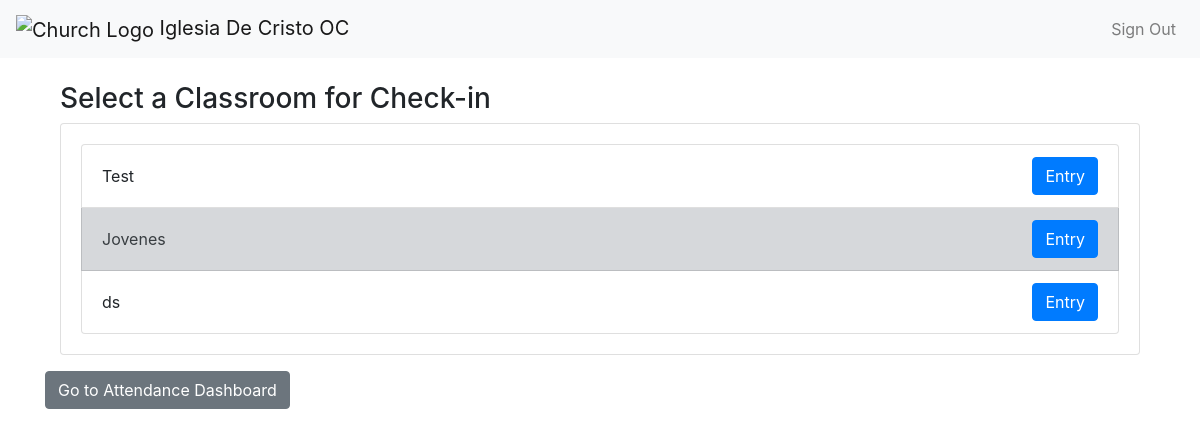
The app's page /check-in/ (signed in) with its own data.
### classApp/models.py (models this page shows, shortened)
class Classroom(models.Model):
    name = models.CharField(max_length=255, unique=True)
    created_by = models.ForeignKey(CustomUser, on_delete=models.CASCADE)
    created_at = models.DateTimeField(auto_now_add=True)

### classApp/views.py (the view, shortened to what this page needs)
# urls.py: path('check-in/', views.check_in, name='check_in'),
@login_required
def check_in(request):
    classrooms = Classroom.objects.all()
    return render(request, 'list_classrooms.html', {'classrooms': classrooms})

### classApp/templates/list_classrooms.html
{% extends 'base.html' %}
{% block content %}
<div class="container mt-4">
    <h3>Select a Classroom for Check-in</h3>
    <div class="card">
        <div class="card-body">
            <ul class="list-group">
                {% for classroom in classrooms %}
                    <li class="list-group-item {% if forloop.counter|divisibleby:2 %}list-group-item-secondary{% endif %} d-flex justify-content-between align-items-center">
                        {{ classroom.name }}
                        <a href="{% url 'check_in' %}?classroom_id={{ classroom.id }}" class="btn btn-primary">Entry</a>
                    </li>
                {% endfor %}
            </ul>
        </div>
    </div>
</div>
<a href="{% url 'attendance_dashboard' %}" class="btn btn-secondary mt-3">Go to Attendance Dashboard</a>
{% endblock %}

### records on screen
Classroom: name "Test"
Classroom: name "Jovenes"
Classroom: name "ds"
